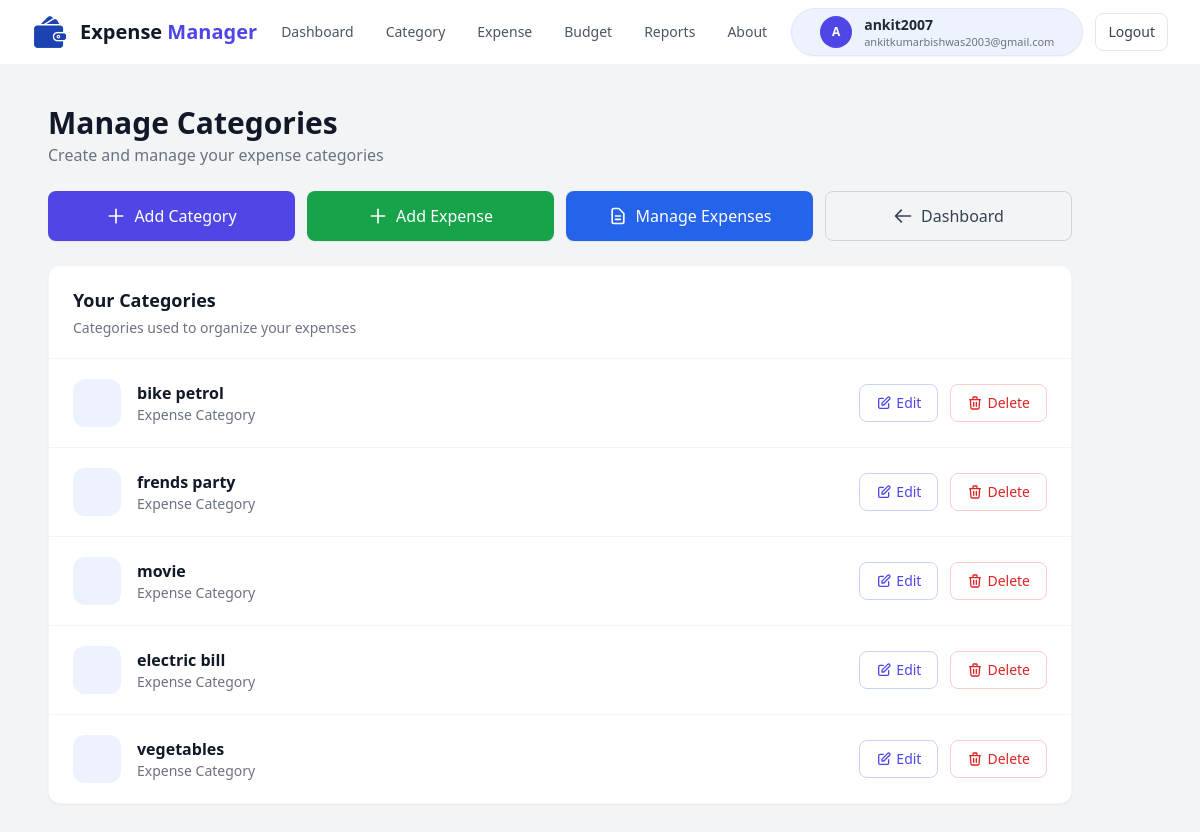
Page /manage_category/ (signed in) on the committed database.
### expense/models.py (models this page shows, shortened)
class ExpenseCategory(models.Model):
    user = models.ForeignKey(User,on_delete=models.CASCADE,related_name="expense_categories")
    category_name = models.CharField(max_length=50)
    category_icon = models.CharField(max_length=10,default="📦")

### expense/views.py (the view)
# urls.py: path("manage_category/", views.manage_category, name="manage_category"),
@login_required
def manage_category(req):
    categories = ExpenseCategory.objects.filter(user = req.user)
    data ={
            "categories" : categories
        }
    return render(req, "manage_category.html",data)

### expense/templates/manage_category.html (shortened to what this page needs)
{% load static %}
<!DOCTYPE html>
<html lang="en">
<head>
    <script src="https://cdn.tailwindcss.com"></script>
</head>
<body class="min-h-screen bg-gray-100 text-gray-800">
    <div class="header bg-white border-b border-gray-100 sticky top-0 z-50">
        <div class="px-4 sm:px-8">
            <div class="flex flex-wrap items-center justify-between gap-y-3 py-3 md:py-0 md:h-16">
                <a href="{% url 'dashboard' %}" class="flex items-center gap-3 shrink-0">
                    <div class="w-9 h-9 flex items-center justify-center">
                        <img src="{% static 'wallet.png' %}" alt="" class="h-full w-auto object-contain">
                    </div>
                    <span class="text-lg sm:text-xl font-bold text-gray-900">
                        Expense <span class="text-indigo-600">Manager</span>
                    </span>
                </a>
                <div class="flex items-center gap-4 sm:gap-8 overflow-x-auto max-w-full pb-1 md:pb-0 order-3 md:order-2 w-full md:w-auto">
                    <a href="{% url 'dashboard' %}" class="text-sm font-medium text-gray-600 hover:text-indigo-600 transition-colors whitespace-nowrap">
                        Dashboard
                    </a>
                    <a href="{% url 'add_category' %}" class="text-sm font-medium text-gray-600 hover:text-indigo-600 transition-colors whitespace-nowrap">
                        Category
                    </a>
                    <a href="{% url 'add_expense' %}" class="text-sm font-medium text-gray-600 hover:text-indigo-600 transition-colors whitespace-nowrap">
                        Expense
                    </a>
                    <a href="{% url 'set_budget' %}" class="text-sm font-medium text-gray-600 hover:text-indigo-600 transition-colors whitespace-nowrap">
                        Budget
                    </a>
                    <a href="{% url 'reports' %}" class="text-sm font-medium text-gray-600 hover:text-indigo-600 transition-colors whitespace-nowrap">
                        Reports
                    </a>
                    <a href="" class="text-sm font-medium text-gray-600 hover:text-indigo-600 transition-colors whitespace-nowrap">
                        About
                    </a>
                </div>
                <div class="flex items-center gap-3 order-2 md:order-3">
                    {% if request.user.is_authenticated %}
                    <div class="flex items-center gap-3 rounded-full border border-indigo-100 bg-indigo-50 px-3 sm:px-7 py-1.5 shadow-sm">
                        <div class="flex h-8 w-8 items-center justify-center rounded-full bg-indigo-600 text-xs font-bold text-white shrink-0">
                            {% if request.user.first_name %}
                            {{ request.user.first_name|first|upper }}
                            {% else %}
                            {{ request.user.username|first|upper }}
                            {% endif %}
                        </div>
                        <div class="hidden sm:flex flex-col leading-tight">
                            <span class="text-sm font-semibold text-gray-800">
                                {% if request.user.first_name %}
                                {{ request.user.first_name }} {% if request.user.last_name %}{{ request.user.last_name
                                }}{% endif %}
                                {% else %}
                                {{ request.user.username }}
                                {% endif %}
                            </span>
                            <span class="text-[11px] text-gray-500">{{ request.user.email }}</span>
                        </div>
                    </div>
                    <a href="{% url 'logout' %}"
                        class="inline-flex items-center justify-center rounded-lg border border-gray-200 bg-white px-3 py-2 text-sm font-medium text-gray-700 transition hover:border-red-200 hover:text-red-600 whitespace-nowrap">
                        Logout
                    </a>
                    {% endif %}
                </div>
            </div>
        </div>
    </div>
    <div class="maincontainer max-w-6xl mx-auto px-4 sm:px-6 py-6 sm:py-10">
        <div class="container mb-8">
            <div class="flex items-center justify-between mb-6">
                <div class="head">
                    <h1 class="text-2xl sm:text-3xl font-bold text-gray-900">Manage Categories</h1>
                    <p class="text-sm sm:text-base text-gray-500 mt-0.5">Create and manage your expense categories</p>
                </div>
            </div>
            <div class="grid grid-cols-1 sm:grid-cols-2 lg:grid-cols-4 gap-3 mb-6">
                <a href="{% url 'add_category' %}"
                    class="inline-flex items-center justify-center gap-2 bg-indigo-600 text-white px-4 py-2.5 sm:py-3 rounded-lg text-sm sm:text-base font-medium hover:bg-indigo-700 transition shadow-sm">
                    <svg class="w-5 h-5" fill="none" stroke="currentColor" viewBox="0 0 24 24">
                        <path stroke-linecap="round" stroke-linejoin="round" stroke-width="2" d="M12 4v16m8-8H4" />
                    </svg>
                    Add Category
                </a>
                <a href="{% url 'add_expense' %}"
                    class="inline-flex items-center justify-center gap-2 bg-green-600 text-white px-4 py-2.5 sm:py-3 rounded-lg text-sm sm:text-base font-medium hover:bg-green-700 transition shadow-sm">
                    <svg class="w-5 h-5" fill="none" stroke="currentColor" viewBox="0 0 24 24">
                        <path stroke-linecap="round" stroke-linejoin="round" stroke-width="2" d="M12 4v16m8-8H4" />
                    </svg>
                    Add Expense
                </a>
                <a href="{% url 'manage_expense' %}"
                    class="inline-flex items-center justify-center gap-2 bg-blue-600 text-white px-4 py-2.5 sm:py-3 rounded-lg text-sm sm:text-base font-medium hover:bg-blue-700 transition shadow-sm">
                    <svg class="w-5 h-5" fill="none" stroke="currentColor" viewBox="0 0 24 24">
                        <path stroke-linecap="round" stroke-linejoin="round" stroke-width="2"
                            d="M9 12h6m-6 4h6m2 5H7a2 2 0 01-2-2V5a2 2 0 012-2h5.586a1 1 0 01.707.293l5.414 5.414a1 1 0 01.293.707V19a2 2 0 01-2 2z" />
                    </svg>
                    Manage Expenses
                </a>
                <a href="{% url 'dashboard' %}"
                    class="inline-flex items-center justify-center gap-2 border border-gray-300 text-gray-700 px-4 py-2.5 sm:py-3 rounded-lg text-sm sm:text-base font-medium hover:bg-gray-50 transition">
                    <svg class="w-5 h-5" fill="none" stroke="currentColor" viewBox="0 0 24 24">
                        <path stroke-linecap="round" stroke-linejoin="round" stroke-width="2"
                            d="M10 19l-7-7m0 0l7-7m-7 7h18" />
                    </svg>
                    Dashboard
                </a>
            </div>
            <div class="card bg-white rounded-xl shadow-sm border border-gray-100 overflow-hidden">
                <div class="head px-5 py-4 sm:px-6 sm:py-5 border-b border-gray-100">
                    <h2 class="text-base sm:text-lg font-semibold text-gray-900">Your Categories</h2>
                    <p class="text-xs sm:text-sm text-gray-500 mt-0.5 sm:mt-1">
                        Categories used to organize your expenses
                    </p>
                </div>
                <div class="catlist divide-y divide-gray-100">
                    {% if categories %}
                    {% for category in categories %}
                    <div class="flex flex-col sm:flex-row sm:items-center justify-between gap-4 p-4 sm:px-6 sm:py-5 hover:bg-gray-50 transition">
                        <div class="catinfo flex items-center gap-3 sm:gap-4 min-w-0">
                            <div class="icon w-10 h-10 sm:w-12 sm:h-12 rounded-xl bg-indigo-50 flex items-center justify-center text-xl sm:text-2xl shrink-0">
                                {{category.category_icon}}</div>
                            <div class="nameinfo min-w-0">
                                <h3 class="font-semibold text-gray-900 text-sm sm:text-base truncate">{{category.category_name}}</h3>
                                <p class="text-xs sm:text-sm text-gray-500">Expense Category</p>
                            </div>
                        </div>
                        <div class="editdelete flex items-center gap-2 sm:gap-3 self-end sm:self-auto shrink-0">
                            <a href="{% url 'edit_category' category.id %}"
                                class="inline-flex items-center gap-1 px-3 sm:px-4 py-1.5 sm:py-2 text-xs sm:text-sm font-medium text-indigo-600 border border-indigo-200 rounded-lg hover:bg-indigo-50 transition">
                                <svg class="w-3.5 h-3.5 sm:w-4 sm:h-4" fill="none" stroke="currentColor" viewBox="0 0 24 24">
                                    <path stroke-linecap="round" stroke-linejoin="round" stroke-width="2" d="M11 5H6a2 2 0 00-2 2v11a2 2 0 002 2h11a2 2 0 002-2v-5m-1.414-9.414a2 2 0 112.828 2.828L11.828 15H9v-2.828l8.586-8.586z" />
                                </svg>
                                Edit
                            </a>
                            <a href="{% url 'delete_category' category.id %}"
                                class="inline-flex items-center gap-1 px-3 sm:px-4 py-1.5 sm:py-2 text-xs sm:text-sm font-medium text-red-600 border border-red-200 rounded-lg hover:bg-red-50 transition">
                                <svg class="w-3.5 h-3.5 sm:w-4 sm:h-4" fill="none" stroke="currentColor" viewBox="0 0 24 24">
                                    <path stroke-linecap="round" stroke-linejoin="round" stroke-width="2" d="M19 7l-.867 12.142A2 2 0 0116.138 21H7.862a2 2 0 01-1.995-1.858L5 7m5 4v6m4-6v6m1-10V4a1 1 0 00-1-1h-4a1 1 0 00-1 1v3M4 7h16" />
                                </svg>
                                Delete
                            </a>
                        </div>
                    </div>
                    {% endfor %}
                    {% endif %}
                </div>
            </div>
        </div>
    </div>
</body>
</html>

### rows in the picture
ExpenseCategory: category_name "bike petrol"
ExpenseCategory: category_name "frends party"
ExpenseCategory: category_name "movie"
ExpenseCategory: category_name "electric bill"
ExpenseCategory: category_name "vegetables"

### other values in the picture
{{ request.user.username|first|upper }} "A"
{{ request.user.username }} "ankit2007"
{{ request.user.email }} "ankitkumarbishwas2003@gmail.com"
